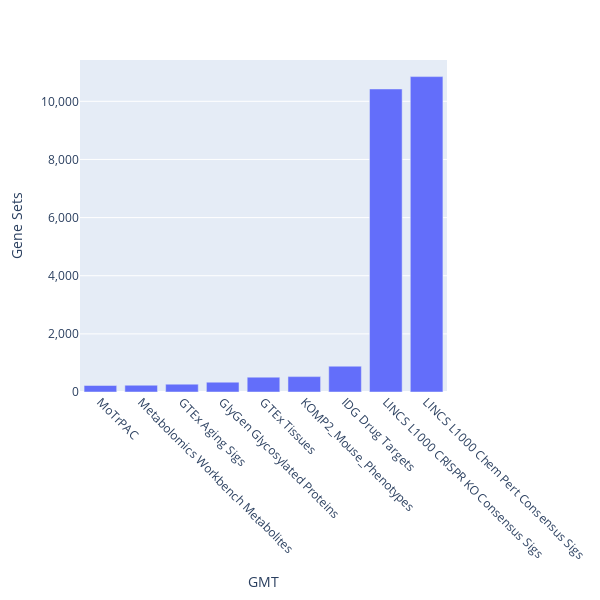

Source (notebook cell):
### Code cell
plot_genesets()

### Figure 1 — Plotly figure (JSON) as saved in the notebook; plotly's stock layout.template omitted (floating-point values rounded to 4 significant figures)
{"data": [{"alignmentgroup": "True", "hovertemplate": "GMT=%{x}<br>Gene Sets=%{y}<extra></extra>", "legendgroup": "", "marker": {"color": "#636efa", "pattern": {"shape": ""}}, "name": "", "offsetgroup": "", "orientation": "v", "showlegend": false, "textposition": "auto", "type": "bar", "x": ["GlyGen Glycosylated Proteins", "GTEx Aging Sigs", "GTEx Tissues", "IDG Drug Targets", "KOMP2_Mouse_Phenotypes", "LINCS L1000 Chem Pert Consensus Sigs", "LINCS L1000 CRISPR KO Consensus Sigs", "MoTrPAC", "Metabolomics Workbench Metabolites"], "xaxis": "x", "y": [338, 270, 511, 888, 529, 10850, 10424, 225, 233], "yaxis": "y"}], "layout": {"barmode": "relative", "height": 600, "legend": {"tracegroupgap": 0}, "margin": {"t": 60}, "width": 600, "xaxis": {"anchor": "y", "categoryorder": "total ascending", "domain": [0, 1], "tickangle": 45, "title": {"text": "GMT"}}, "yaxis": {"anchor": "x", "domain": [0, 1], "tickformat": ",", "title": {"text": "Gene Sets"}}}}
